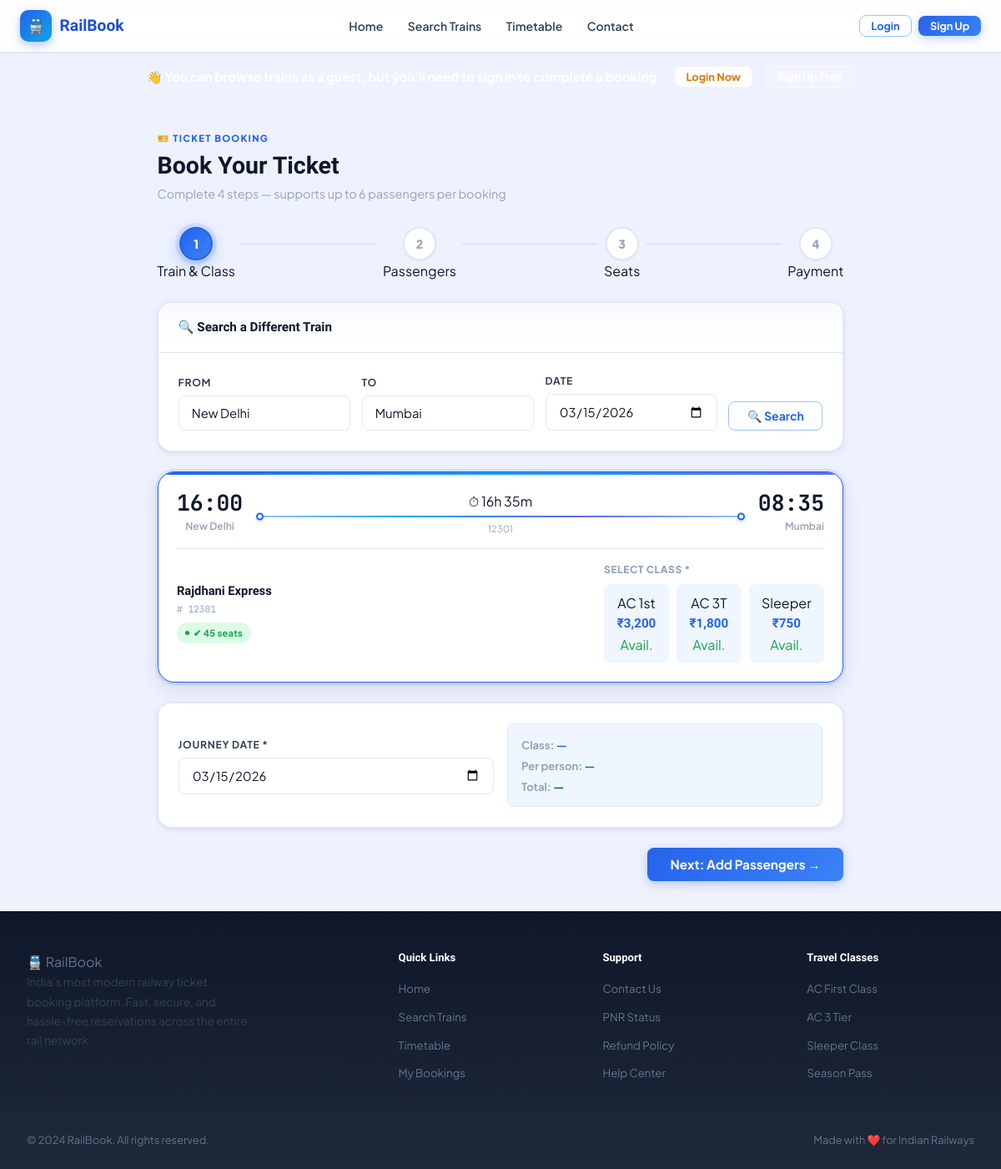
Screenshot of /book-ticket.php?train_id=1&date=2026-03-15 with the database file from the repository.
### tables this page shows
CREATE TABLE IF NOT EXISTS trains (
    id INT AUTO_INCREMENT PRIMARY KEY,
    train_number VARCHAR(10) NOT NULL UNIQUE,
    train_name VARCHAR(100) NOT NULL,
    from_city VARCHAR(50) NOT NULL,
    to_city VARCHAR(50) NOT NULL,
    departure_time TIME NOT NULL,
    arrival_time TIME NOT NULL,
    duration VARCHAR(20),
    total_seats INT DEFAULT 100,
    available_seats INT DEFAULT 100,
    fare_ac1 DECIMAL(10,2) DEFAULT 2500.00,
    fare_ac3 DECIMAL(10,2) DEFAULT 1200.00,
    fare_sleeper DECIMAL(10,2) DEFAULT 500.00,
    status ENUM('active','cancelled','delayed') DEFAULT 'active',
    days_of_run VARCHAR(100) DEFAULT 'Mon,Tue,Wed,Thu,Fri,Sat,Sun'
);

### config.php (called while the page is built, shortened)
<?php
function isLoggedIn() {
    return isset($_SESSION['user_id']);
}
function clean($data) {
    return htmlspecialchars(strip_tags(trim($data)));
}
?>

### book-ticket.php (the view, shortened to what this page needs)
<?php
require_once 'config.php';
$train_id = (int)($_GET['train_id'] ?? $_POST['train_id'] ?? 0);
$date     = clean($_GET['date']  ?? date('Y-m-d'));
$cls      = clean($_GET['class'] ?? '');
$train    = null;
if ($train_id) { $conn = getDB(); $train = $conn->query("SELECT * FROM trains WHERE id=$train_id AND status='active' LIMIT 1")->fetch_assoc(); $conn->close(); }
$fareMap  = ['AC First Class'=>'fare_ac1','AC 3 Tier'=>'fare_ac3','Sleeper'=>'fare_sleeper'];
$initFare = ($cls && $train) ? ($train[$fareMap[$cls] ?? ''] ?? 0) : 0;
$isLoggedIn = isLoggedIn();
?>
<!DOCTYPE html>
<html lang="en">
<head>
<link rel="stylesheet" href="assets/css/style.css">
</head>
<body>
<?php include 'includes/navbar.php'; ?>
<?php if (!$isLoggedIn): ?>
<div style="background:linear-gradient(135deg,var(--amber-500),var(--c-amber));padding:1rem 2rem;text-align:center;">
    <div style="max-width:1280px;margin:0 auto;display:flex;align-items:center;justify-content:center;gap:1rem;flex-wrap:wrap;">
        <span style="color:white;font-weight:700;font-size:0.95rem;">👋 You can browse trains as a guest, but you'll need to <strong>sign in to complete a booking</strong>.</span>
        <a href="login.php?redirect=<?= urlencode($_SERVER['REQUEST_URI']) ?>" class="btn btn-sm" style="background:white;color:var(--c-amber);">Login Now</a>
        <a href="signup.php" class="btn btn-sm" style="background:rgba(255,255,255,0.2);color:white;border:1.5px solid rgba(255,255,255,0.5);">Sign Up Free</a>
    </div>
</div>
<?php endif; ?>
<div class="page-wrapper" style="max-width:960px;">
<div class="page-header">
    <span class="section-label">🎫 Ticket Booking</span>
    <h1 class="page-title">Book Your Ticket</h1>
    <p class="page-subtitle">Complete 4 steps — supports up to 6 passengers per booking</p>
</div>
<div class="stepper mb-3">
    <div class="step-wrap active" id="sw-1"><div class="step-circle" id="sc-1">1</div><div class="step-label">Train & Class</div></div>
    <div class="step-line" id="sl-1"></div>
    <div class="step-wrap" id="sw-2"><div class="step-circle" id="sc-2">2</div><div class="step-label">Passengers</div></div>
    <div class="step-line" id="sl-2"></div>
    <div class="step-wrap" id="sw-3"><div class="step-circle" id="sc-3">3</div><div class="step-label">Seats</div></div>
    <div class="step-line" id="sl-3"></div>
    <div class="step-wrap" id="sw-4"><div class="step-circle" id="sc-4">4</div><div class="step-label">Payment</div></div>
</div>
<form method="POST" id="booking-form" novalidate>
    <div class="step-panel" id="panel-1">
        <div class="card mb-3">
            <div class="card-header">🔍 Search a Different Train</div>
            <div class="card-body" style="display:grid;grid-template-columns:1fr 1fr 1fr auto;gap:0.85rem;align-items:end;">
                <div class="form-group"><label class="form-label">From</label><input type="text" id="qs-from" class="form-control" placeholder="Departure city" value="<?= htmlspecialchars($train['from_city']??'') ?>" autocomplete="off"></div>
                <div class="form-group"><label class="form-label">To</label><input type="text" id="qs-to" class="form-control" placeholder="Destination" value="<?= htmlspecialchars($train['to_city']??'') ?>" autocomplete="off"></div>
                <div class="form-group"><label class="form-label">Date</label><input type="date" id="qs-date" class="form-control" value="<?= htmlspecialchars($date) ?>"></div>
                <button type="button" class="btn btn-outline" onclick="doSearch()">🔍 Search</button>
            </div>
        </div>
        <?php if ($train): ?>
        <div class="train-card selected" id="sel-card" data-train="<?= $train['id'] ?>">
            <div class="train-route">
                <div class="route-city">
                    <div class="route-time"><?= date('H:i',strtotime($train['departure_time'])) ?></div>
                    <div class="route-name"><?= htmlspecialchars($train['from_city']) ?></div>
                </div>
                <div class="route-line">
                    <div class="route-duration">⏱ <?= $train['duration'] ?></div>
                    <div class="route-bar"></div>
                    <div style="font-size:0.7rem;color:var(--ink-4);"><?= $train['train_number'] ?></div>
                </div>
                <div class="route-city" style="text-align:right;">
                    <div class="route-time"><?= date('H:i',strtotime($train['arrival_time'])) ?></div>
                    <div class="route-name"><?= htmlspecialchars($train['to_city']) ?></div>
                </div>
            </div>
            <div class="train-divider"></div>
            <div class="train-meta">
                <div>
                    <div class="train-name-num" id="train-display-name"><?= htmlspecialchars($train['train_name']) ?></div>
                    <div class="train-num-tag"># <?= $train['train_number'] ?></div>
                    <?php if($train['available_seats']>0): ?>
                    <span class="badge badge-success" style="margin-top:0.4rem;">✔ <?= $train['available_seats'] ?> seats</span>
                    <?php else: ?>
                    <span class="badge badge-danger" style="margin-top:0.4rem;">Waitlist only</span>
                    <?php endif; ?>
                </div>
                <div>
                    <div style="font-size:0.75rem;font-weight:800;text-transform:uppercase;letter-spacing:0.05em;color:var(--ink-4);margin-bottom:0.5rem;">Select Class *</div>
                    <div class="fare-grid" id="fare-grid">
                        <div class="fare-item <?= $cls==='AC First Class'?'selected':'' ?>" onclick="pickFare(this,'<?= $train['id'] ?>','AC First Class',<?= $train['fare_ac1'] ?>)">
                            <div class="fare-class">AC 1st</div><div class="fare-price">₹<?= number_format($train['fare_ac1'],0) ?></div>
                            <div class="fare-seats"><?= $train['available_seats']>0?'<span style="color:var(--c-green)">Avail.</span>':'<span style="color:var(--red-500)">WL</span>' ?></div>
                        </div>
                        <div class="fare-item <?= $cls==='AC 3 Tier'?'selected':'' ?>" onclick="pickFare(this,'<?= $train['id'] ?>','AC 3 Tier',<?= $train['fare_ac3'] ?>)">
                            <div class="fare-class">AC 3T</div><div class="fare-price">₹<?= number_format($train['fare_ac3'],0) ?></div>
                            <div class="fare-seats"><?= $train['available_seats']>0?'<span style="color:var(--c-green)">Avail.</span>':'<span style="color:var(--red-500)">WL</span>' ?></div>
                        </div>
                        <?php if($train['fare_sleeper']>0): ?>
                        <div class="fare-item <?= $cls==='Sleeper'?'selected':'' ?>" onclick="pickFare(this,'<?= $train['id'] ?>','Sleeper',<?= $train['fare_sleeper'] ?>)">
                            <div class="fare-class">Sleeper</div><div class="fare-price">₹<?= number_format($train['fare_sleeper'],0) ?></div>
                            <div class="fare-seats"><?= $train['available_seats']>0?'<span style="color:var(--c-green)">Avail.</span>':'<span style="color:var(--red-500)">WL</span>' ?></div>
                        </div>
                        <?php endif; ?>
                    </div>
                </div>
            </div>
        </div>
        <div class="card mt-3"><div class="card-body" style="display:grid;grid-template-columns:1fr 1fr;gap:1rem;align-items:center;">
            <div class="form-group">
                <label class="form-label">Journey Date *</label>
                <input type="date" id="vis-date" class="form-control" value="<?= htmlspecialchars($date) ?>" min="<?= date('Y-m-d') ?>" onchange="document.getElementById('f-date').value=this.value;state.date=this.value;">
            </div>
            <div style="background:var(--c-brand-light);border-radius:var(--r-sm);padding:0.85rem 1rem;border:1px solid #DBEAFE;">
                <div style="font-size:0.82rem;font-weight:700;color:var(--ink-4);">Class: <span id="cls-lbl" style="color:var(--c-brand);"><?= $cls?:'—' ?></span></div>
                <div style="font-size:0.82rem;font-weight:700;color:var(--ink-4);margin-top:0.25rem;">Per person: <span id="fare-lbl" style="color:#15803D;"><?= $initFare?'₹'.number_format($initFare,0):'—' ?></span></div>
                <div style="font-size:0.82rem;font-weight:700;color:var(--ink-4);margin-top:0.25rem;">Total: <span id="total-fare-lbl" style="color:#15803D;font-weight:800;"><?= $initFare?'₹'.number_format($initFare,0):'—' ?></span></div>
            </div>
        </div></div>
        <?php endif; ?>
        <div style="display:flex;justify-content:flex-end;margin-top:1.5rem;">
            <button type="button" class="btn btn-primary btn-lg" onclick="step1Next()">Next: Add Passengers →</button>
        </div>
    </div>
</form>
</div>
<?php include 'includes/footer.php'; ?>
</body>
</html>

### rows the page displays
trains: from_city "New Delhi", to_city "Mumbai", departure_time "16:00", duration "16h 35m", train_number "12301", arrival_time "08:35", train_name "Rajdhani Express", available_seats "45", fare_ac1 "3,200", fare_ac3 "1,800", fare_sleeper "750"

### other values shown
$cls?:'—' "—"
